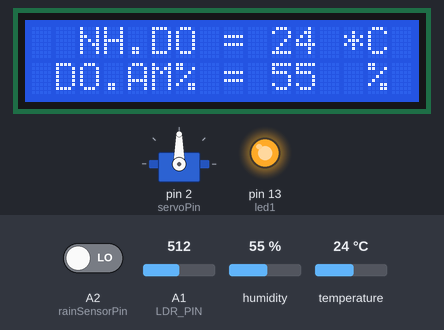
The sketch below on a simulated Arduino Uno, built with avr-gcc and run on an emulated ATmega328P. Shown: 16×2 character LCD, servo, output pins drawn as LEDs (lit = HIGH). Inputs (shaded band) come from the test bench; at power-on: A2 (rainSensorPin) LOW, A1 (LDR_PIN) = 512, humidity 55 %, temperature 24 °C. What the sketch prints to the serial monitor is not drawn.

Above: at 2.1 s.
2.2 s: A2 (rainSensorPin) driven HIGH
At 3.1 s:
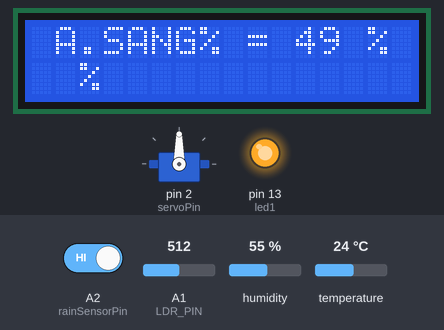
9.9 s: A2 (rainSensorPin) driven LOW
At 11.3 s:
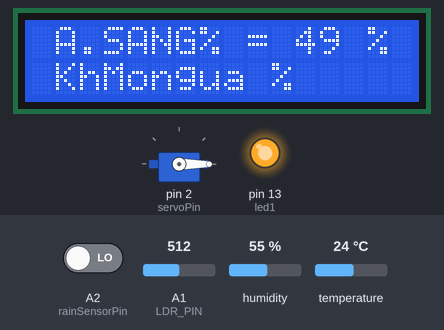
16.8 s: A1 (LDR_PIN) set to 505
At 18.3 s:
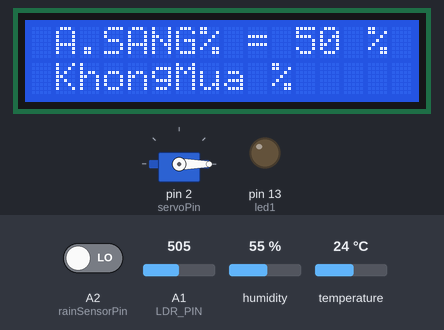
23.7 s: humidity set to 22 %
At 25.6 s:
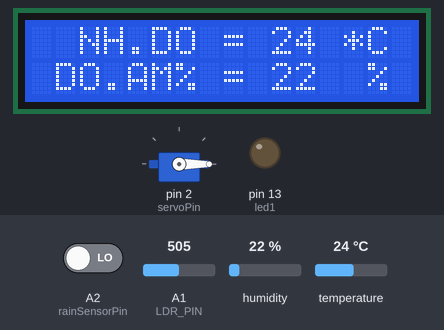
27.3 s: temperature set to 12 °C
At 30.9 s:
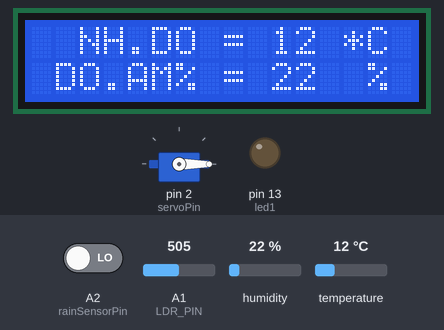
32.6 s: A2 (rainSensorPin) driven HIGH
At 34.9 s:
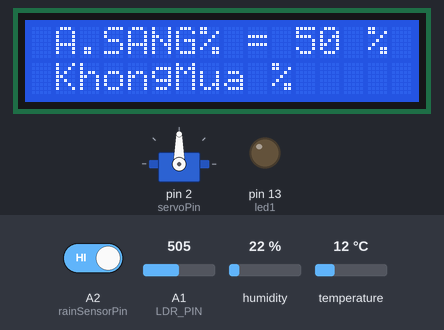
Timing chart, 0 to 36.4 s (numbered marks = the images above; inputs shaded):
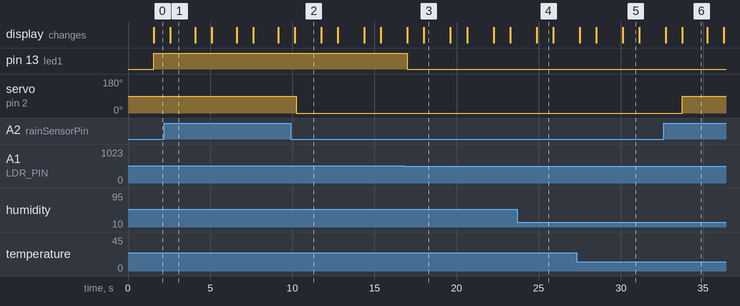

Measured:
- the behaviour switches between 512 and 511 on A1 (LDR_PIN) (found by bisection; images 2 and 3)
- after the input at 2.2 s, servo on pin 2 (servoPin): stays 90° (without the input it goes to 0° after 0.48 s)
- after the input at 9.9 s, servo on pin 2 (servoPin): 90° → 0° after 0.35 s
- after the input at 16.8 s, pin 13 (led1): HIGH → LOW after 0.20 s; the display: first differs from a run without the input after 1.2 s (image 3)
- after the input at 23.7 s, the display: changes after 1.2 s (image 4)
- after the input at 27.3 s, the display: first differs from a run without the input after 2.8 s (image 5)
- after the input at 32.6 s, servo on pin 2 (servoPin): 0° → 90° after 1.1 s

The sketch:

BaiLam.ino
```cpp
#include <Servo.h>
#include "DHT.h"
#include <LiquidCrystal.h>

#define servoPin 2
#define rainSensorPin A2
#define DHTPIN 12    // Chân DATA nối với PD0
#define LDR_PIN A1    // Chân PE3 nối với chân OUT cảm biến as
#define DHTTYPE DHT22   // DHT 22  (AM2302), AM2321
#define led1 13
#define led2 A3
int humDHT;
int tempDHT;
int lumen;
String rain;

DHT dht(DHTPIN, DHTTYPE);
Servo myPointer;
LiquidCrystal lcd(9, 8, 7, 6, 5, 4);

void setup() {
  // Khởi tạo cổng serial baud 115200
  Serial.begin(9600);
  dht.begin();
  lcd.begin(16, 2);
  lcd.setCursor(0, 1);
  lcd.print("Xin chao");

  myPointer.attach(servoPin);
  pinMode(rainSensorPin, INPUT);
  pinMode(led1, OUTPUT);
//  pinMode(led2, OUTPUT);

}

void loop() {
  delay(1000);
  readSensors();
  printData();
  showDataLCD();
  systemRain();

}
void showLed(int as, int nd)
{
  if (as<50)
    digitalWrite(led1, HIGH);
  else
    digitalWrite(led1, LOW);
  if (nd<10)
    digitalWrite(led2, HIGH);
  else
    digitalWrite(led2, LOW);
}

int getLumen(int anaPin)
{
  int anaValue = 0;
  for (int i = 0; i < 10; i++) // Đọc giá trị cảm biến 10 lần và lấy giá trị trung bình
  {
    anaValue += analogRead(anaPin);
    delay(50);
  }

  anaValue = anaValue / 10;
  anaValue = map(anaValue, 1023, 0, 0, 100); //Tối:0  ==> Sáng 100%
  return anaValue;
}

void systemRain(void)
{
  int value = digitalRead(rainSensorPin);//Đọc tín hiệu cảm biến mưa

  if ( value == HIGH )
  {
    Serial.println("khong mua");
    myPointer.write(90);  // Servo ở vị trí 90 độ.
    rain="KhMongua";
  }
  else
  {
    Serial.println("mua mat tieu luon");
    delay(100);        // Dừng 1s trước khi mở cửa.
    myPointer.write(0);   // Servo ở vị trí 0 độ.
    rain="KhongMua";

  }

}
void readSensors(void)
{
  tempDHT = dht.readTemperature();   //Đọc nhiệt độ DHT22
  humDHT = dht.readHumidity();       //Đọc độ ẩm DHT22
  lumen = getLumen(LDR_PIN);         //Đọc ánh sáng
  showLed(lumen, tempDHT);

}
void showDataLCD(void)
{
  lcd.clear();            //Xóa màn hình
  lcd.setCursor(0, 1);
  lcd.print(" DO.AM% = ");
  lcd.print(humDHT);
  lcd.println("  % " );

  lcd.setCursor(1, 0);
  lcd.print(" NH.DO = ");
  lcd.print(tempDHT);
  lcd.println(" *C ");
  delay(1000);
  lcd.clear();
  lcd.setCursor(0, 1);

  lcd.setCursor(1, 0);
  lcd.print("A.SANG% = ");
  lcd.print(lumen);
  lcd.println(" %  ");
  lcd.setCursor(1, 1);
  lcd.print(rain);
  lcd.println(" %  ");
}
void printData(void)
{
  // IN thông tin ra màn hình
  Serial.print("Do am: ");
  Serial.print(humDHT);
  Serial.print(" %\t");
  Serial.print("Nhiet do: ");
  Serial.print(tempDHT);
  Serial.print(" *C\t");
  Serial.print("Anh sang: ");
  Serial.print(lumen);
  Serial.print(" %\t");

}
```
